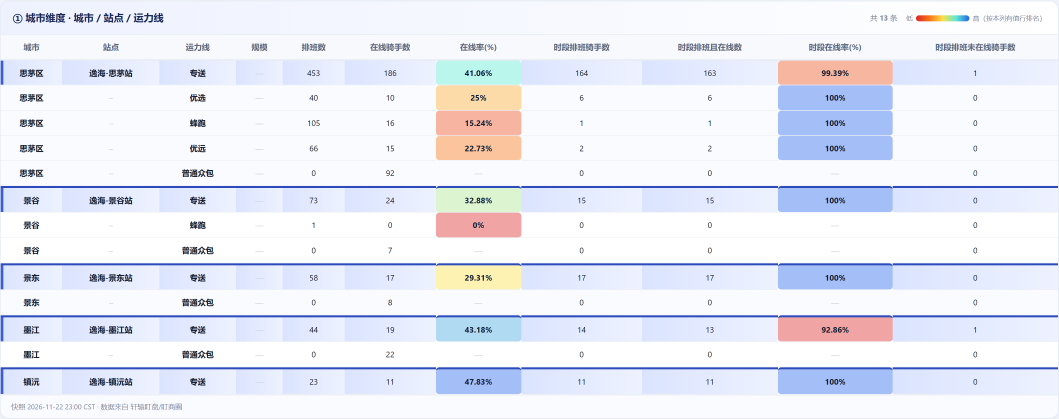
#> input picture shots/1_city_20261122230051.png, 3176 x 1256 px (shown at 1/3 size)
$ python -i publish_shots.py   (imports and definitions only)
#> lines starting #> are read from the running program, lines starting #| are printed output that depends on the picture
#!/usr/bin/env python3
# -*- coding: utf-8 -*-
"""把三张维度截图压缩后上传到 GitHub 公开仓库，生成图片直链写入 shots/urls.json。

要点：
1. 钉钉 markdown 图片只认基础 URL 且会缓存 -> 每轮用带时间戳的唯一文件名；
2. 原图 2100px@2x 太大（~500KB），上传前转 JPEG 并限宽 1800，钉钉拉取更快、不易超时；
3. 实测钉钉服务端拉不动 cdn.jsdelivr.net（报 -1 系统繁忙），raw.githubusercontent 一次成功，
   所以默认用 raw。

用法: python publish_shots.py [仓库名，默认 sixcity-capacity-board]
"""
import base64
import io
import json
import os
import re
import sys
import time
import urllib.error
import urllib.request

from PIL import Image

API = 'https://api.github.com'
HERE = os.path.dirname(os.path.abspath(__file__))
BOARD = os.path.dirname(HERE)            # agg_board_1122
SHOT_DIR = os.path.join(BOARD, 'shots')  # shot_sections.mjs 输出目录
URLS = os.path.join(SHOT_DIR, 'urls.json')
REPO_DEFAULT = 'sixcity-capacity-board'
FILES = [('city', '1_city.png'), ('team', '2_team.png'), ('squad', '3_squad.png')]
MAX_W = 1800
QUALITY = 88
# 实测：钉钉服务端拉 cdn.jsdelivr.net 的图会返回 -1「系统繁忙」，
# 换 raw.githubusercontent.com 一次成功。因此默认用 raw。
CDN = 'raw'  # raw | jsdelivr


# [32 lines left out: functions api, read_pat, not called in this run]


def shrink(src):
    """PNG -> JPEG bytes，限宽 MAX_W，白底（截图本身不透明，保险起见）"""
#> called with src = '../shots/1_city_20261122230051.png'
    im = Image.open(src)
#> im is the input picture: PIL image 3176x1256 RGB; mean R, G, B 232.8, 235.7, 246.4
    if im.mode in ('RGBA', 'LA', 'P'):
        bg = Image.new('RGB', im.size, (255, 255, 255))
        im = im.convert('RGBA')
        bg.paste(im, mask=im.split()[-1])
        im = bg
    else:
        im = im.convert('RGB')
    if im.width > MAX_W:
        h = round(im.height * MAX_W / im.width)
#> h = 712
        im = im.resize((MAX_W, h), Image.LANCZOS)
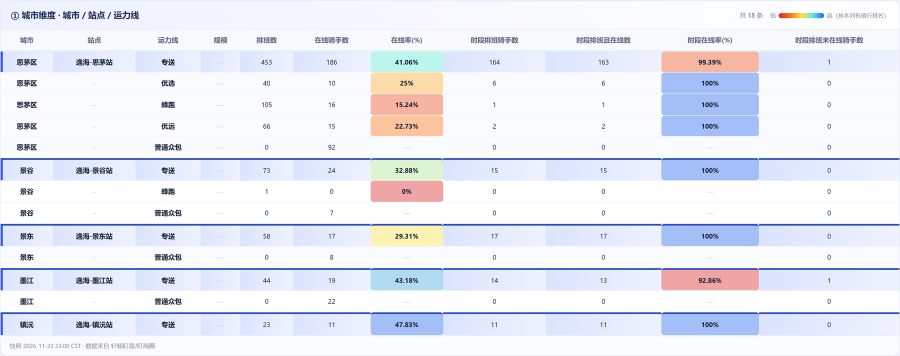
#> im: PIL image 1800x712 RGB (shown at 1/2 size); mean R, G, B 232.8, 235.7, 246.3
    buf = io.BytesIO()
    im.save(buf, 'JPEG', quality=QUALITY, optimize=True, progressive=True)
    return buf.getvalue(), im.size


# [79 lines left out: function main, not called in this run]


# [2 lines not run here, left out]

>>> result = shrink('../shots/1_city_20261122230051.png')
